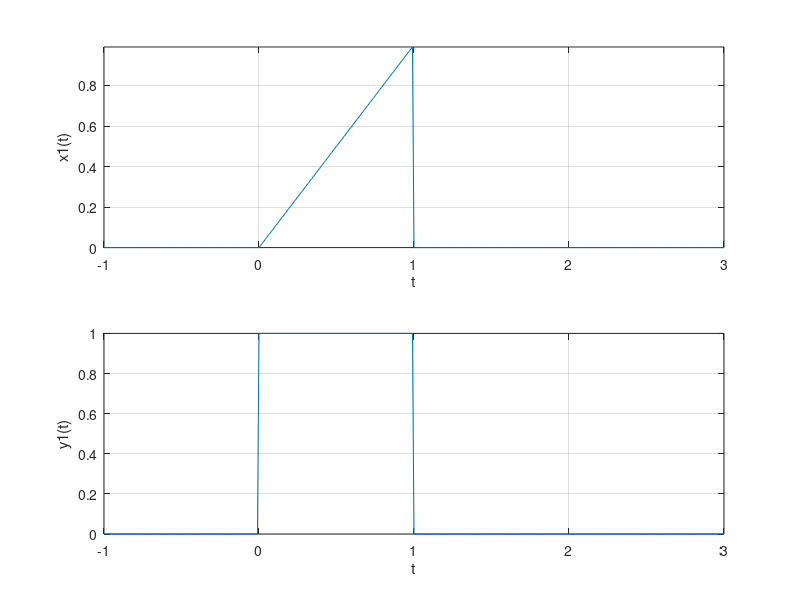
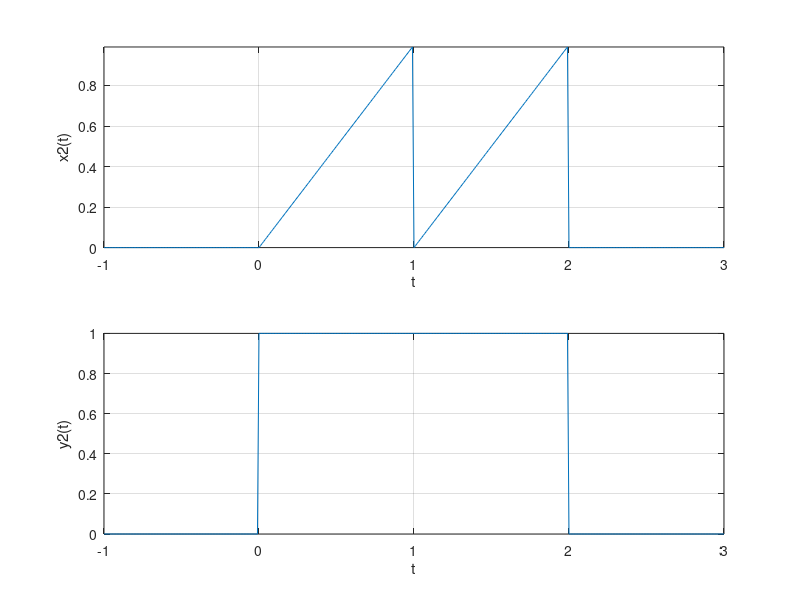

Reproduce these figures in MATLAB, in order.
u = @(t)(t>=0);
x1 = @(u,t)((u(t)-u(t-1)).*t);
t = -1:0.01:3;
subplot(211),plot(t,x1(u,t));
axis tight; grid; xlabel('t'),ylabel('x1(t)');
y1 = @(u,t)(u(t)-u(t-1));
subplot(212),plot(t,y1(u,t));
axis tight; grid; xlabel('t'),ylabel('y1(t)');

figure()
x2 = x1(u,t)+x1(u,t-1);
subplot(211),plot(t,x2);
axis tight; grid; xlabel('t'),ylabel('x2(t)');
y2 = y1(u,t)+y1(u,t-1);
subplot(212),plot(t,y2);
axis tight; grid; xlabel('t'),ylabel('y2(t)');
